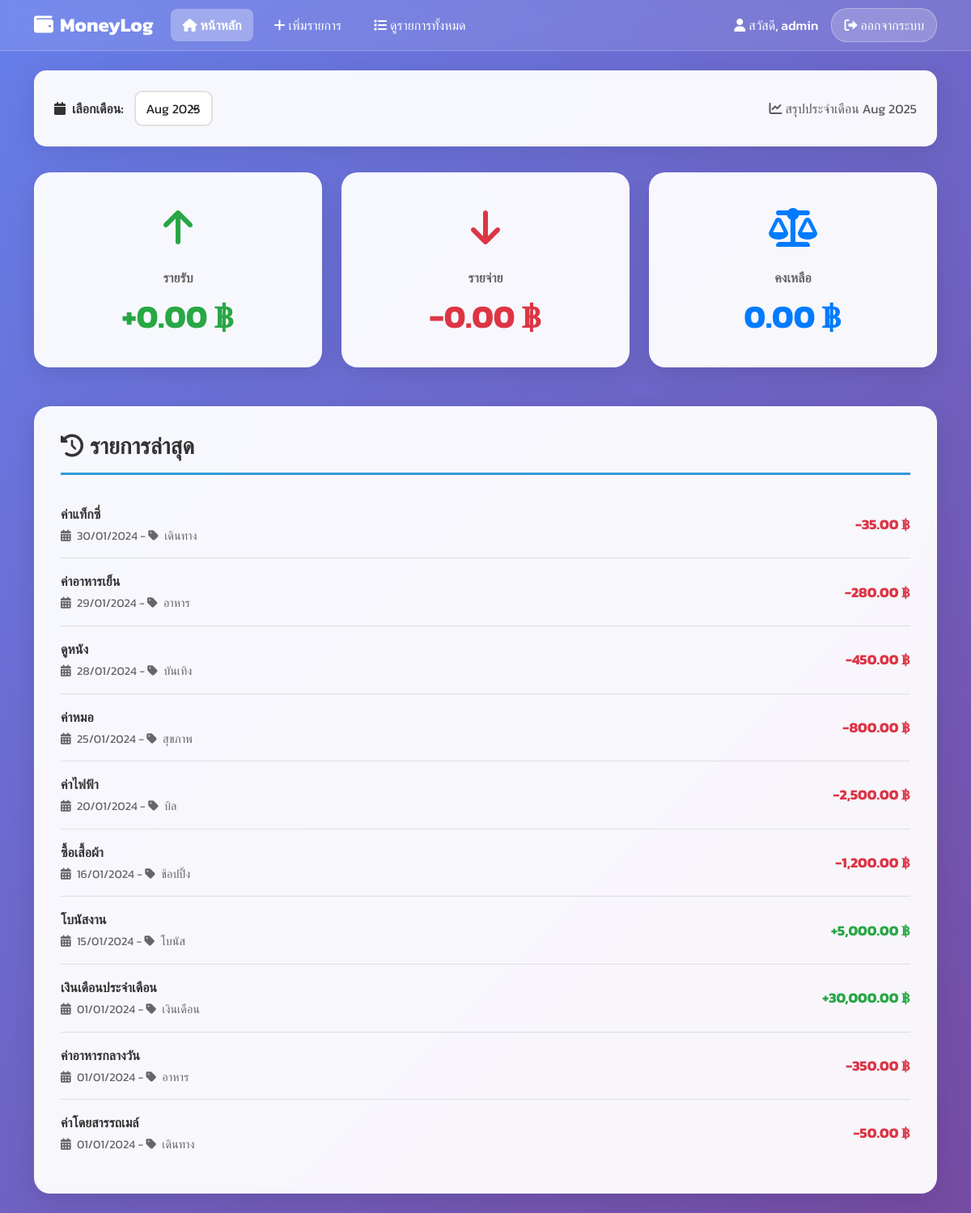
/index.php (signed in), run on the app's committed database.
### tables this page shows
CREATE TABLE transactions (
    id INT AUTO_INCREMENT PRIMARY KEY,
    user_id INT NOT NULL,
    type ENUM('income', 'expense') NOT NULL,
    category VARCHAR(50) NOT NULL,
    amount DECIMAL(10,2) NOT NULL,
    description TEXT,
    transaction_date DATE NOT NULL,
    created_at TIMESTAMP DEFAULT CURRENT_TIMESTAMP,
    updated_at TIMESTAMP DEFAULT CURRENT_TIMESTAMP ON UPDATE CURRENT_TIMESTAMP,
    FOREIGN KEY (user_id) REFERENCES users(id) ON DELETE CASCADE,
    INDEX idx_user_date (user_id, transaction_date),
    INDEX idx_user_type (user_id, type),
    INDEX idx_user_category (user_id, category)
);

### index.php (the view, shortened to what this page needs)
<?php
require 'backend/config.php';
$month = $_GET['month'] ?? date('Y-m');
$userId = $_SESSION['user_id'];
$display_name = $_SESSION['full_name'] ?? $_SESSION['username'] ?? 'ผู้ใช้งาน';
$stmt = $pdo->prepare("
    SELECT
        type,
        SUM(amount) as total
    FROM transactions
    WHERE user_id = ? AND DATE_FORMAT(transaction_date, '%Y-%m') = ?
    GROUP BY type
");
$stmt->execute([$userId, $month]);
$summary = $stmt->fetchAll(PDO::FETCH_KEY_PAIR);
$income = $summary['income'] ?? 0;
$expense = $summary['expense'] ?? 0;
$balance = $income - $expense;
$stmt = $pdo->prepare("
    SELECT
        category,
        SUM(amount) as total
    FROM transactions
    WHERE user_id = ? AND type = 'expense' AND DATE_FORMAT(transaction_date, '%Y-%m') = ?
    GROUP BY category
");
$stmt->execute([$userId, $month]);
$expenseByCategory = $stmt->fetchAll(PDO::FETCH_ASSOC);
$stmt = $pdo->prepare("
    SELECT * FROM transactions
    WHERE user_id = ?
    ORDER BY transaction_date DESC, created_at DESC
    LIMIT 10
");
$stmt->execute([$userId]);
$recentTransactions = $stmt->fetchAll(PDO::FETCH_ASSOC);
?>
<!DOCTYPE html>
<html lang="th">
<head>
    <link href="https://cdn.jsdelivr.net/npm/bootstrap@5.3.0/dist/css/bootstrap.min.css" rel="stylesheet">
    <link rel="stylesheet" href="https://cdnjs.cloudflare.com/ajax/libs/font-awesome/6.0.0/css/all.min.css">
    <link rel="stylesheet" href="styles/index_styles.css">
</head>
<body>
    <nav class="navbar navbar-expand-lg navbar-dark">
        <div class="container">
            <a class="navbar-brand" href="#">
                <i class="fas fa-wallet me-2"></i>MoneyLog
            </a>
            <div class="collapse navbar-collapse" id="navbarNav">
                <ul class="navbar-nav me-auto">
                    <li class="nav-item">
                        <a class="nav-link active" href="index.php">
                            <i class="fas fa-home me-1"></i>หน้าหลัก
                        </a>
                    </li>
                    <li class="nav-item">
                        <a class="nav-link" href="add_transaction.php">
                            <i class="fas fa-plus me-1"></i>เพิ่มรายการ
                        </a>
                    </li>
                    <li class="nav-item">
                        <a class="nav-link" href="transactions.php">
                            <i class="fas fa-list me-1"></i>ดูรายการทั้งหมด
                        </a>
                    </li>
                </ul>
                <div class="d-flex align-items-center">
                    <span class="user-info me-3">
                        <i class="fas fa-user me-1"></i>สวัสดี, <?= htmlspecialchars($display_name) ?>
                    </span>
                    <a href="logout.php" class="logout-btn">
                        <i class="fas fa-sign-out-alt me-1"></i>ออกจากระบบ
                    </a>
                </div>
            </div>
        </div>
    </nav>
    <div class="container mt-4">
        <div class="month-selector">
            <div class="row align-items-center">
                <div class="col-md-6">
                    <label class="form-label">
                        <i class="fas fa-calendar me-2"></i>เลือกเดือน:
                    </label>
                    <select class="form-select d-inline-block" style="width: auto;" onchange="location='?month='+this.value">
                        <?php
                        for ($i = 11; $i >= 0; $i--) {
                            $date = date('Y-m', strtotime("-$i months"));
                            $selected = $date == $month ? 'selected' : '';
                            echo "<option value='$date' $selected>".date('M Y', strtotime($date))."</option>";
                        }
                        ?>
                    </select>
                </div>
                <div class="col-md-6 text-md-end mt-3 mt-md-0">
                    <span class="text-muted">
                        <i class="fas fa-chart-line me-1"></i>สรุปประจำเดือน <?= date('M Y', strtotime($month)) ?>
                    </span>
                </div>
            </div>
        </div>
        <div class="row mb-4">
            <div class="col-lg-4 col-md-6 mb-4">
                <div class="summary-card income-card">
                    <div class="card-icon">
                        <i class="fas fa-arrow-up"></i>
                    </div>
                    <h5 class="card-title">รายรับ</h5>
                    <p class="card-amount income-amount">+<?= number_format($income, 2) ?> ฿</p>
                </div>
            </div>
            <div class="col-lg-4 col-md-6 mb-4">
                <div class="summary-card expense-card">
                    <div class="card-icon">
                        <i class="fas fa-arrow-down"></i>
                    </div>
                    <h5 class="card-title">รายจ่าย</h5>
                    <p class="card-amount expense-amount">-<?= number_format($expense, 2) ?> ฿</p>
                </div>
            </div>
            <div class="col-lg-4 col-md-12 mb-4">
                <div class="summary-card balance-card">
                    <div class="card-icon">
                        <i class="fas fa-balance-scale"></i>
                    </div>
                    <h5 class="card-title">คงเหลือ</h5>
                    <p class="card-amount balance-amount"><?= number_format($balance, 2) ?> ฿</p>
                </div>
            </div>
        </div>
        <div class="row">
            <div class="<?= !empty($expenseByCategory) ? 'col-lg-6' : 'col-12' ?> mb-4">
                <div class="transactions-container">
                    <h3>
                        <i class="fas fa-history me-2"></i>รายการล่าสุด
                    </h3>
                    <?php if (!empty($recentTransactions)): ?>
                        <?php foreach ($recentTransactions as $transaction): ?>
                        <div class="transaction-item">
                            <div class="transaction-info">
                                <strong><?= htmlspecialchars($transaction['description']) ?></strong>
                                <div class="transaction-date">
                                    <i class="fas fa-calendar-alt me-1"></i>
                                    <?= date('d/m/Y', strtotime($transaction['transaction_date'])) ?> -
                                    <i class="fas fa-tag me-1"></i>
                                    <?= htmlspecialchars($transaction['category']) ?>
                                </div>
                            </div>
                            <div class="transaction-amount <?= $transaction['type'] ?>">
                                <?= $transaction['type'] == 'income' ? '+' : '-' ?><?= number_format($transaction['amount'], 2) ?> ฿
                            </div>
                        </div>
                        <?php endforeach; ?>
                    <?php endif; ?>
                </div>
            </div>
        </div>
    </div>
</body>
</html>

### styles/index_styles.css (style rules this page uses)
body { background: linear-gradient(135deg, #667eea 0%, #764ba2 100%); min-height: 100vh; font-family: 'Kanit', sans-serif; }
.navbar { background: rgba(255, 255, 255, 0.1) !important; backdrop-filter: blur(10px); border-bottom: 1px solid rgba(255, 255, 255, 0.2); }
.navbar-brand { color: white !important; font-weight: bold; font-size: 1.5rem; }
.navbar-nav .nav-link { color: white !important; margin: 0 5px; padding: 8px 15px !important; border-radius: 8px; transition: all 0.3s ease; }
.navbar-nav .nav-link.active { background: rgba(255, 255, 255, 0.3); font-weight: 600; }
.summary-card { background: rgba(255, 255, 255, 0.95); backdrop-filter: blur(10px); border-radius: 20px; padding: 2rem; text-align: center; box-shadow: 0 8px 32px rgba(0, 0, 0, 0.1); transition: transform 0.3s ease, box-shadow 0.3s ease; border: 1px solid rgba(255, 255, 255, 0.2); height: 100%; }
.summary-card .card-icon { font-size: 3rem; margin-bottom: 1rem; }
.summary-card .card-title { color: #666; font-size: 1rem; margin-bottom: 0.5rem; font-weight: 600; }
.summary-card .card-amount { font-size: 2.5rem; font-weight: bold; margin: 0; }
.income-card .card-icon { color: #28a745; }
.expense-card .card-icon { color: #dc3545; }
.balance-card .card-icon { color: #007bff; }
.income-amount { color: #28a745; }
.expense-amount { color: #dc3545; }
.balance-amount { color: #007bff; }
.transactions-container { background: rgba(255, 255, 255, 0.95); backdrop-filter: blur(10px); border-radius: 20px; padding: 2rem; box-shadow: 0 8px 32px rgba(0, 0, 0, 0.1); border: 1px solid rgba(255, 255, 255, 0.2); }
.transactions-container h3 { border-bottom: 3px solid #3498db; padding-bottom: 15px; margin-bottom: 20px; color: #333; font-weight: 600; }
.transaction-item { display: flex; justify-content: space-between; align-items: center; padding: 1rem 0; border-bottom: 1px solid rgba(0, 0, 0, 0.1); transition: background-color 0.3s ease; }
.transaction-item:last-child { border-bottom: none; }
.transaction-info strong { color: #333; font-weight: 600; }
.transaction-date { color: #666; font-size: 0.9rem; margin-top: 5px; }
.transaction-amount { font-weight: bold; font-size: 1.1rem; }
.transaction-amount.income { color: #28a745; }
.transaction-amount.expense { color: #dc3545; }
.month-selector { background: rgba(255, 255, 255, 0.95); backdrop-filter: blur(10px); border-radius: 15px; padding: 1.5rem; margin-bottom: 2rem; box-shadow: 0 8px 32px rgba(0, 0, 0, 0.1); border: 1px solid rgba(255, 255, 255, 0.2); }
.month-selector label { font-weight: 600; color: #333; margin-right: 10px; }
.month-selector select { border: 2px solid #e0e0e0; border-radius: 10px; padding: 8px 12px; font-size: 1rem; transition: border-color 0.3s ease; }
.user-info { color: white; font-weight: 500; }
.logout-btn { background: rgba(255, 255, 255, 0.2); border: 1px solid rgba(255, 255, 255, 0.3); color: white; padding: 8px 15px; border-radius: 20px; text-decoration: none; transition: all 0.3s ease; }

### data on the page
transactions: description "ค่าแท็กซี่", transaction_date "30/01/2024", category "เดินทาง", amount "35.00"
transactions: description "ค่าอาหารเย็น", transaction_date "29/01/2024", category "อาหาร", amount "280.00"
transactions: description "ดูหนัง", transaction_date "28/01/2024", category "บันเทิง", amount "450.00"
transactions: description "ค่าหมอ", transaction_date "25/01/2024", category "สุขภาพ", amount "800.00"
transactions: description "ค่าไฟฟ้า", transaction_date "20/01/2024", category "บิล", amount "2,500.00"
transactions: description "ซื้อเสื้อผ้า", transaction_date "16/01/2024", category "ช้อปปิ้ง", amount "1,200.00"
transactions: description "โบนัสงาน", transaction_date "15/01/2024", category "โบนัส", amount "5,000.00"
transactions: description "เงินเดือนประจำเดือน", transaction_date "01/01/2024", category "เงินเดือน", amount "30,000.00"
transactions: description "ค่าอาหารกลางวัน", transaction_date "01/01/2024", category "อาหาร", amount "350.00"
transactions: description "ค่าโดยสารรถเมล์", transaction_date "01/01/2024", category "เดินทาง", amount "50.00"

### other printed values
$display_name "admin"
date('M Y', strtotime($month)) "Aug 2025"
$income "0.00"
$expense "0.00"
$balance "0.00"
form field value "Aug 2025"
